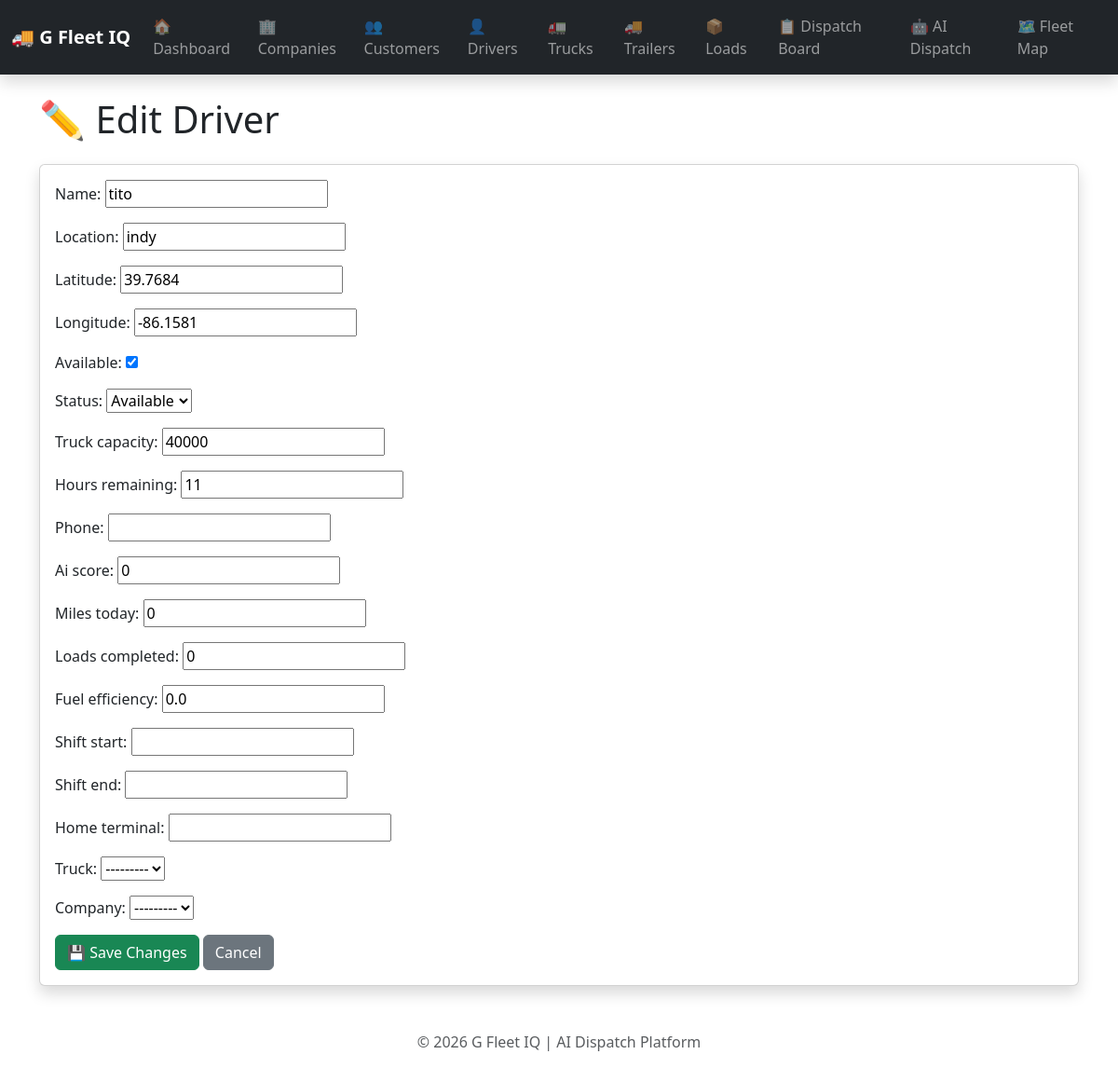
The app's page /drivers/1/edit/, older data.
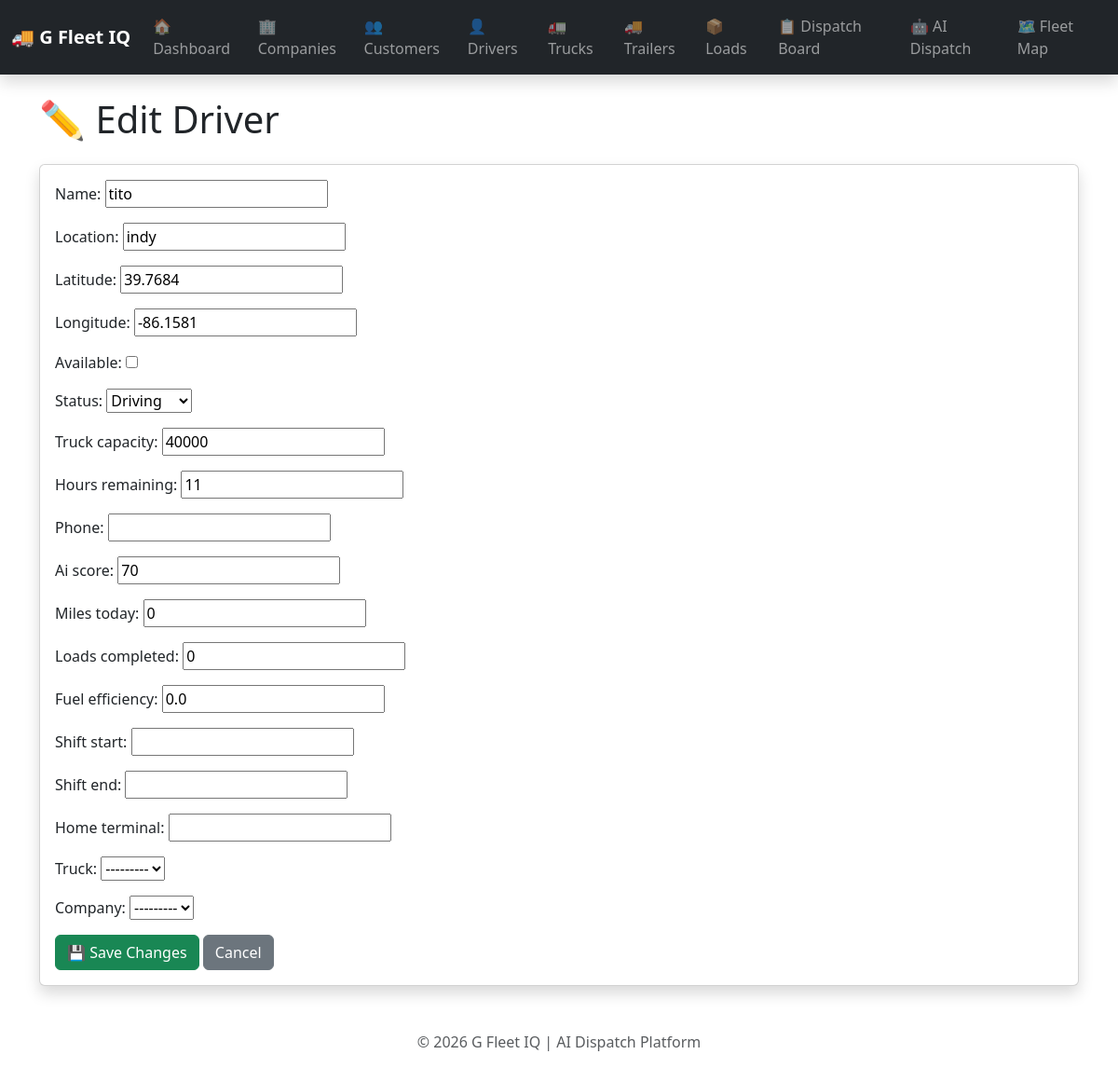
The same page, newer data.
### fleet/models.py (models this page shows, shortened)
class Driver(models.Model):
    STATUS_CHOICES=[("Available","Available"),("Driving","Driving"),("Off Duty","Off Duty"),("On Break","On Break")]
    name=models.CharField(max_length=100)
    location=models.CharField(max_length=200,blank=True,default="")
    latitude = models.FloatField(
    default=39.7684
)
    longitude = models.FloatField(
    default=-86.1581
)
    available=models.BooleanField(default=True)
    status=models.CharField(max_length=20,choices=STATUS_CHOICES,default="Available")
    truck_capacity=models.IntegerField(default=53000)
    hours_remaining=models.IntegerField(default=11)
    phone=models.CharField(max_length=20,blank=True,default="")
    ai_score=models.IntegerField(default=0)
    miles_today=models.IntegerField(default=0)
    loads_completed=models.IntegerField(default=0)
    fuel_efficiency=models.FloatField(default=7.0)
    shift_start=models.TimeField(null=True,blank=True)
    shift_end=models.TimeField(null=True,blank=True)
    home_terminal=models.CharField(max_length=100,blank=True,default="")
    truck=models.ForeignKey(Truck,on_delete=models.SET_NULL,null=True,blank=True)
    company=models.ForeignKey(Company,on_delete=models.CASCADE,related_name="drivers",null=True,blank=True)

### dashboard/views.py (the view, shortened to what this page needs)
# urls.py: path("drivers/<int:driver_id>/edit/", views.edit_driver, name="edit_driver"),
def edit_driver(request, driver_id):
    driver = get_object_or_404(Driver, id=driver_id)
    form = DriverForm(
        request.POST or None,
        instance=driver,
    )
    return render(
        request,
        "dashboard/edit_driver.html",
        {
            "driver": driver,
            "form": form,
        },
    )

### dashboard/forms.py
class DriverForm(forms.ModelForm):
    class Meta:
        model = Driver
        fields = "__all__"

### fleet/models.py (called while the page is built)
    def __str__(self):
        return self.unit_number

### dashboard/templates/dashboard/edit_driver.html (shortened to what this page needs)
{% extends "dashboard/base.html" %}
{% block content %}
<h1 class="mb-4">✏️ Edit Driver</h1>
<div class="card shadow">
    <div class="card-body">
        <form method="POST">
            {{ form.as_p }}
            <button type="submit" class="btn btn-success">
                💾 Save Changes
            </button>
            <a href="/drivers/" class="btn btn-secondary">
                Cancel
            </a>
        </form>
    </div>
</div>
{% endblock %}

Row changes from the older to the newer data that the page shows:
changed Driver "tito": available "☑" → "☐"; status "Available" → "Driving"; ai_score "0" → "70"
